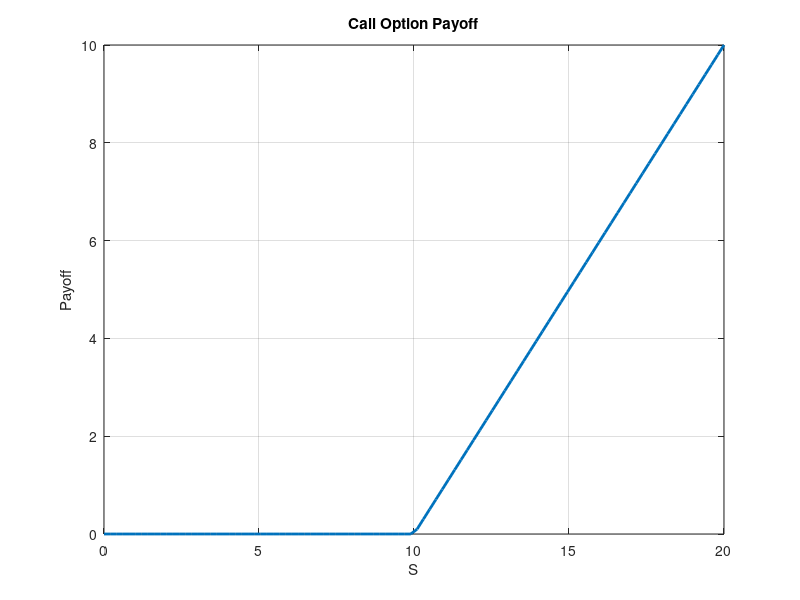
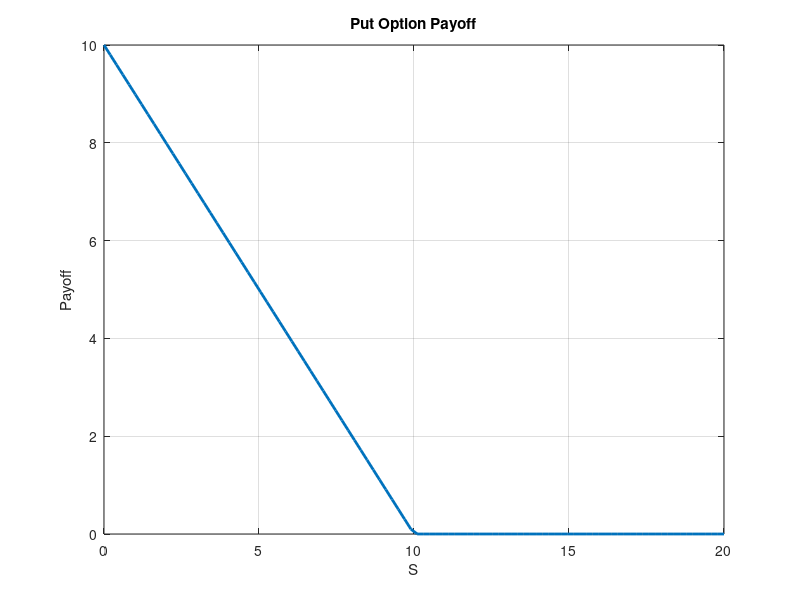

Source code (MATLAB) for these figures, in order:
clc, clearvars

x = linspace(0,20,100);
K = 10;

Payoff_Call = max(x-K,0);
Payoff_Put  = max(K-x,0);

figure
plot(x, Payoff_Call, 'LineWidth', 2)
xlabel('S')
ylabel('Payoff')
title('Call Option Payoff')
grid on

figure
plot(x, Payoff_Put, 'LineWidth', 2)
xlabel('S')
ylabel('Payoff')
title('Put Option Payoff')
grid on
